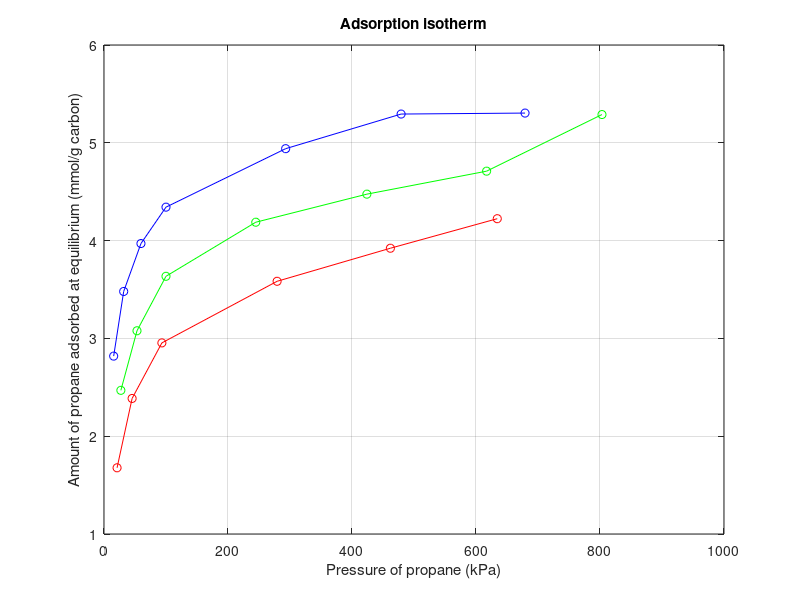

The MATLAB script that drew this image:
%Determination of heat of adsorption from Clausius-Clayperon equation:
% delta_H_iso = -R*((T)^2)*d(lnp)/dT = -R*d(lnp)/d(1/T)
%Fitting of Langmuir isotherm and determination of heat of adsorption

%At T = 310.9K
p1 = [15.6 31.74 59.6 99.97 293 479.2 679.1]; %kPa
q1 = [2.819 3.48 3.97 4.342 4.94 5.294 5.304]; %mmol/g
y1 = p1./q1;
x1 = p1;

%At T = 338.7K
p2 = [27.2 53.2 99.97 244.8 424 617.1 803.2]; %kPa
q2 = [2.469 3.078 3.635 4.188 4.475 4.71 5.289]; %mmol/g
y2 = p2./q2;
x2 = p2;

%At T = 366.5K
p3 = [21.07 45.33 93.34 279.2 461.9 634.3]; %kPa
q3 = [1.677 2.386 2.954 3.584 3.922 4.224]; %mmol/g
y3 = p3./q3;
x3 = p3;

%plotiing p vs q
figure(1)
f1 = plot(p1, q1, 'bo-'); grid on; hold on;
f2 = plot(p2, q2, 'go-'); grid on; hold on;
f3 = plot(p3, q3, 'ro-'); grid on; hold on;
xlabel('Pressure of propane (kPa)');
ylabel('Amount of propane adsorbed at equilibrium (mmol/g carbon)');
title('Adsorption isotherm');
